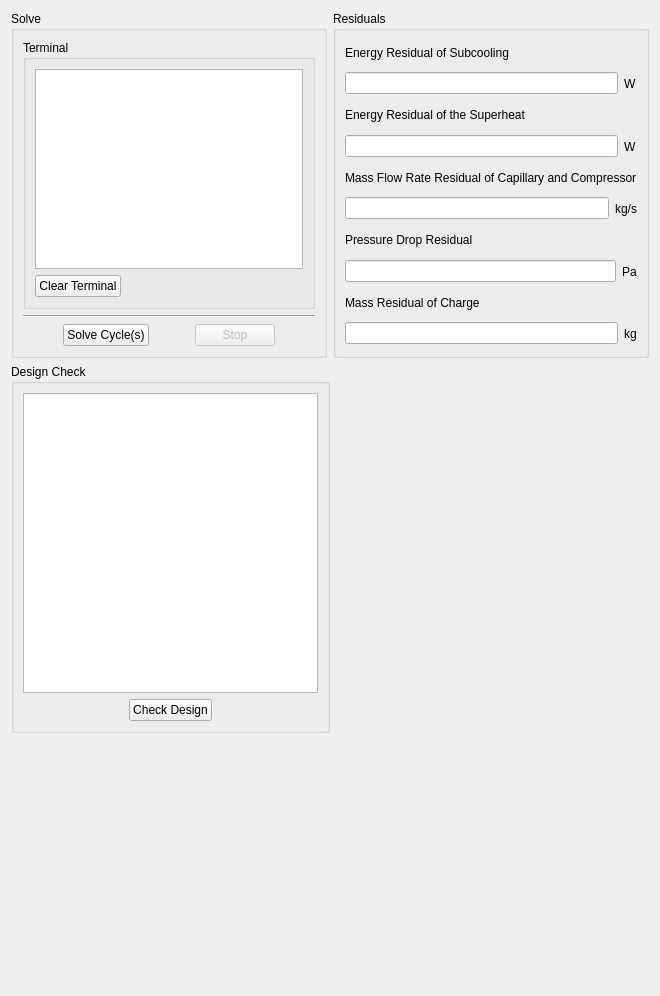
      <widget class="QWidget" name="tab_3">
       <attribute name="title">
        <string>Solve</string>
       </attribute>
       <layout class="QVBoxLayout" name="verticalLayout_42">
        <item>
         <layout class="QHBoxLayout" name="horizontalLayout_43">
          <item>
           <widget class="QGroupBox" name="groupBox">
            <property name="title">
             <string>Solve</string>
            </property>
            <layout class="QVBoxLayout" name="verticalLayout_40">
             <item>
              <widget class="QGroupBox" name="groupBox_2">
               <property name="title">
                <string>Terminal</string>
               </property>
               <layout class="QVBoxLayout" name="verticalLayout_37">
                <item>
                 <widget class="QListWidget" name="Terminal">
                  <property name="sizePolicy">
                   <sizepolicy hsizetype="Expanding" vsizetype="Expanding">
                    <horstretch>0</horstretch>
                    <verstretch>0</verstretch>
                   </sizepolicy>
                  </property>
                  <property name="minimumSize">
                   <size>
                    <width>0</width>
                    <height>200</height>
                   </size>
                  </property>
                  <property name="maximumSize">
                   <size>
                    <width>16777215</width>
                    <height>500</height>
                   </size>
                  </property>
                  <property name="defaultDropAction">
                   <enum>Qt::CopyAction</enum>
                  </property>
                  <property name="isWrapping" stdset="0">
                   <bool>false</bool>
                  </property>
                  <property name="batchSize">
                   <number>100</number>
                  </property>
                 </widget>
                </item>
                <item>
                 <layout class="QHBoxLayout" name="horizontalLayout_32">
                  <item>
                   <widget class="QPushButton" name="clear_terminal_button">
                    <property name="text">
                     <string>Clear Terminal</string>
                    </property>
                   </widget>
                  </item>
                  <item>
                   <spacer name="horizontalSpacer_31">
                    <property name="orientation">
                     <enum>Qt::Horizontal</enum>
                    </property>
                    <property name="sizeHint" stdset="0">
                     <size>
                      <width>40</width>
                      <height>20</height>
                     </size>
                    </property>
                   </spacer>
                  </item>
                 </layout>
                </item>
               </layout>
              </widget>
             </item>
             <item>
              <widget class="Line" name="line_25">
               <property name="orientation">
                <enum>Qt::Horizontal</enum>
               </property>
              </widget>
             </item>
             <item>
              <layout class="QHBoxLayout" name="horizontalLayout_24">
               <item>
                <spacer name="horizontalSpacer_23">
                 <property name="orientation">
                  <enum>Qt::Horizontal</enum>
                 </property>
                 <property name="sizeHint" stdset="0">
                  <size>
                   <width>40</width>
                   <height>20</height>
                  </size>
                 </property>
                </spacer>
               </item>
               <item>
                <widget class="QPushButton" name="Solve_button">
                 <property name="text">
                  <string>Solve Cycle(s)</string>
                 </property>
                </widget>
               </item>
               <item>
                <spacer name="horizontalSpacer_24">
                 <property name="orientation">
                  <enum>Qt::Horizontal</enum>
                 </property>
                 <property name="sizeHint" stdset="0">
                  <size>
                   <width>40</width>
                   <height>20</height>
                  </size>
                 </property>
                </spacer>
               </item>
               <item>
                <widget class="QPushButton" name="Stop_button">
                 <property name="enabled">
                  <bool>false</bool>
                 </property>
                 <property name="text">
                  <string>Stop</string>
                 </property>
                </widget>
               </item>
               <item>
                <spacer name="horizontalSpacer_25">
                 <property name="orientation">
                  <enum>Qt::Horizontal</enum>
                 </property>
                 <property name="sizeHint" stdset="0">
                  <size>
                   <width>40</width>
                   <height>20</height>
                  </size>
                 </property>
                </spacer>
               </item>
              </layout>
             </item>
            </layout>
           </widget>
          </item>
          <item>
           <widget class="QGroupBox" name="groupBox_4">
            <property name="title">
             <string>Residuals</string>
            </property>
            <layout class="QVBoxLayout" name="verticalLayout_38">
             <item>
              <layout class="QVBoxLayout" name="verticalLayout_33">
               <item>
                <widget class="QLabel" name="Energy_residual_condenser_update_label">
                 <property name="text">
                  <string>Energy Residual of Subcooling</string>
                 </property>
                </widget>
               </item>
               <item>
                <layout class="QHBoxLayout" name="horizontalLayout_27">
                 <item>
                  <widget class="QLineEdit" name="Energy_residual_condenser_update">
                   <property name="readOnly">
                    <bool>true</bool>
                   </property>
                  </widget>
                 </item>
                 <item>
                  <widget class="QLabel" name="Energy_residual_condenser_update_unit">
                   <property name="text">
                    <string>W</string>
                   </property>
                  </widget>
                 </item>
                </layout>
               </item>
              </layout>
             </item>
             <item>
              <layout class="QVBoxLayout" name="verticalLayout_34">
               <item>
                <widget class="QLabel" name="Energy_residual_evaporator_update_label">
                 <property name="text">
                  <string>Energy Residual of the Superheat</string>
                 </property>
                </widget>
               </item>
               <item>
                <layout class="QHBoxLayout" name="horizontalLayout_28">
                 <item>
                  <widget class="QLineEdit" name="Energy_residual_evaporator_update">
                   <property name="readOnly">
                    <bool>true</bool>
                   </property>
                  </widget>
                 </item>
                 <item>
                  <widget class="QLabel" name="Energy_residual_evaporator_update_unit">
                   <property name="text">
                    <string>W</string>
                   </property>
                  </widget>
                 </item>
                </layout>
               </item>
              </layout>
             </item>
             <item>
              <layout class="QVBoxLayout" name="verticalLayout_35">
               <item>
                <widget class="QLabel" name="mass_flowrate_residual_update_label">
                 <property name="text">
                  <string>Mass Flow Rate Residual of Capillary and Compressor</string>
                 </property>
                </widget>
               </item>
               <item>
                <layout class="QHBoxLayout" name="horizontalLayout_29">
                 <item>
                  <widget class="QLineEdit" name="mass_flowrate_residual_update">
                   <property name="readOnly">
                    <bool>true</bool>
                   </property>
                  </widget>
                 </item>
                 <item>
                  <widget class="QLabel" name="mass_flowrate_residual_update_unit">
                   <property name="text">
                    <string>kg/s</string>
                   </property>
                  </widget>
                 </item>
                </layout>
               </item>
              </layout>
             </item>
             <item>
              <layout class="QVBoxLayout" name="verticalLayout_36">
               <item>
                <widget class="QLabel" name="pressure_residual_residual_update_label">
                 <property name="text">
                  <string>Pressure Drop Residual</string>
                 </property>
                </widget>
               </item>
               <item>
                <layout class="QHBoxLayout" name="horizontalLayout_30">
                 <item>
                  <widget class="QLineEdit" name="pressure_residual_residual_update">
                   <property name="readOnly">
                    <bool>true</bool>
                   </property>
                  </widget>
                 </item>
                 <item>
                  <widget class="QLabel" name="pressure_residual_residual_update_unit">
                   <property name="text">
                    <string>Pa</string>
                   </property>
                  </widget>
                 </item>
                </layout>
               </item>
              </layout>
             </item>
             <item>
              <layout class="QVBoxLayout" name="verticalLayout_44">
               <item>
                <widget class="QLabel" name="mass_residual_update_label">
                 <property name="text">
                  <string>Mass Residual of Charge</string>
                 </property>
                </widget>
               </item>
               <item>
                <layout class="QHBoxLayout" name="horizontalLayout_33">
                 <item>
                  <widget class="QLineEdit" name="mass_residual_update">
                   <property name="readOnly">
                    <bool>true</bool>
                   </property>
                  </widget>
                 </item>
                 <item>
                  <widget class="QLabel" name="mass_residual_update_unit">
                   <property name="text">
                    <string>kg</string>
                   </property>
                  </widget>
                 </item>
                </layout>
               </item>
              </layout>
             </item>
            </layout>
           </widget>
          </item>
         </layout>
        </item>
        <item>
         <layout class="QHBoxLayout" name="horizontalLayout_45">
          <item>
           <widget class="QGroupBox" name="groupBox_5">
            <property name="title">
             <string>Design Check</string>
            </property>
            <layout class="QVBoxLayout" name="verticalLayout_41">
             <item>
              <widget class="QTextEdit" name="Design_check_result">
               <property name="minimumSize">
                <size>
                 <width>0</width>
                 <height>300</height>
                </size>
               </property>
               <property name="readOnly">
                <bool>true</bool>
               </property>
              </widget>
             </item>
             <item>
              <layout class="QHBoxLayout" name="horizontalLayout_44">
               <item>
                <spacer name="horizontalSpacer_28">
                 <property name="orientation">
                  <enum>Qt::Horizontal</enum>
                 </property>
                 <property name="sizeHint" stdset="0">
                  <size>
                   <width>40</width>
                   <height>20</height>
                  </size>
                 </property>
                </spacer>
               </item>
               <item>
                <widget class="QPushButton" name="Check_design_button">
                 <property name="text">
                  <string>Check Design</string>
                 </property>
                </widget>
               </item>
               <item>
                <spacer name="horizontalSpacer_27">
                 <property name="orientation">
                  <enum>Qt::Horizontal</enum>
                 </property>
                 <property name="sizeHint" stdset="0">
                  <size>
                   <width>40</width>
                   <height>20</height>
                  </size>
                 </property>
                </spacer>
               </item>
              </layout>
             </item>
            </layout>
           </widget>
          </item>
          <item>
           <spacer name="horizontalSpacer_29">
            <property name="orientation">
             <enum>Qt::Horizontal</enum>
            </property>
            <property name="sizeHint" stdset="0">
             <size>
              <width>40</width>
              <height>20</height>
             </size>
            </property>
           </spacer>
          </item>
         </layout>
        </item>
        <item>
         <spacer name="verticalSpacer_6">
          <property name="orientation">
           <enum>Qt::Vertical</enum>
          </property>
          <property name="sizeHint" stdset="0">
           <size>
            <width>20</width>
            <height>252</height>
           </size>
          </property>
         </spacer>
        </item>
       </layout>
      </widget>
